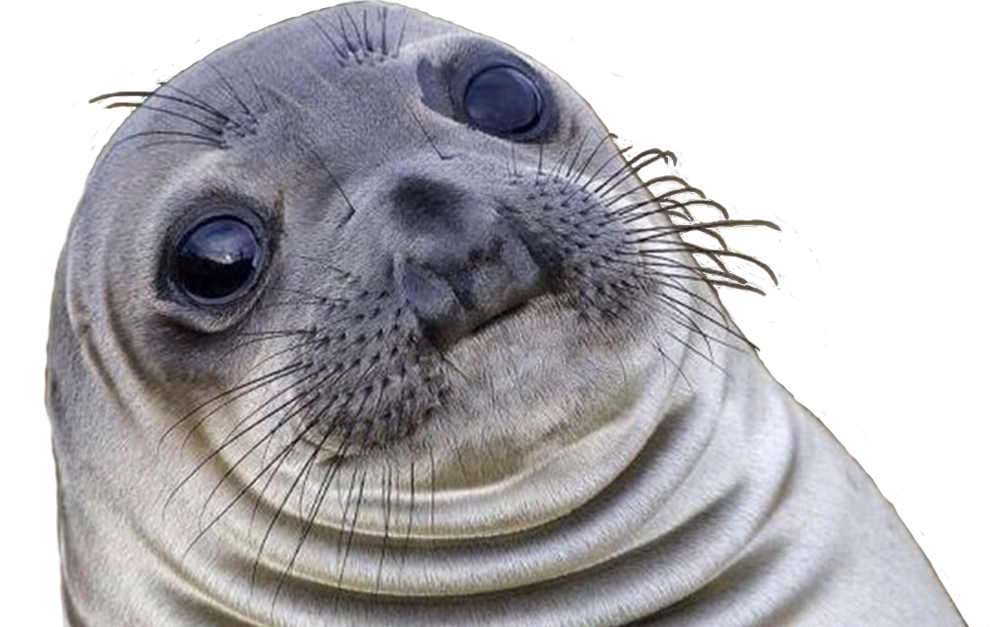
#> input picture source_images/seal.png, 995 x 627 px; its folder holds only this picture in this run
$ python ascii_converter.py   (Python 2 division)
#> lines starting #> are read from the running program, lines starting #| are printed output that depends on the picture; after the words box and inside, x2 and y2 are one past the last pixel; in counts of white or black regions, pixels touching at a corner belong together
### ImageMatrix.py
from os import listdir
from PIL import Image, ImageDraw, ImageFont
import random

class ImageMatrix():

    def __init__(self, src):
#> called with src = 'source_images/seal.png'
        self.img = None
        self.width, self.height = None, None
        self.matrix = None
        self.defaultLetter = "@"
        self.defaultFontPath = "Fonts/arial.ttf"    #must be truetype font
        self.defaultFontSize = 8
        self.characters = [chr(i) for i in range(ord('a'),ord('z')+1)]+[chr(i) for i in range(ord('A'),ord('Z')+1)]+["!","#","@","%","&","?"]
        try:
            self.img = Image.open(src)
#> self.img is the input picture: PIL image 995x627 RGBA; mean R, G, B, A 156.7, 153.2, 154.9, 166.3
            self.width, self.height = self.img.size
#> self.width = 995; self.height = 627
        except Exception as e:
            print("could not open image: "+src)
            print(e)

    def getDimensions(self):
        return (self.width, self.height)

    def getWidth(self):
        return self.width

    def getHeight(self):
        return self.height

    def setDefaultLetter(self, letter):
        try:
            self.defaultLetter = letter
        except Exception as e:
            print("could not set default letter")
            print(e)

    def setDefaultFont(self, font):
        try:
            self.defaultFontPath = font
        except Exception as e:
            print("could not set default font")
            print(e)

    def setDefaultFontSize(self, fontSize):
        try:
            self.defaultFontSize = fontSize
        except Exception as e:
            print("could not set default font size")
            print(e)

    #returns a cropped image
    # [25 lines left out: functions cropped, crop, resized, not called in this run]

    #resizes the images
    def resize(self, width, height):
        try:
            self.img = self.img.resize((width, height))
            self.width, self.height = self.img.size
        except Exception as e:
            print("could not resize image")
            print(e)

    #returns a rotated image
    # [65 lines left out: functions rotated, rotate, mirrored, mirror, splitRGB, not called in this run]

    #turns image black and white, threshold if defined must be between 0 and 255
    def monochrome(self, threshold=None):
#> called with threshold = 100
        try:
            if not threshold:
                self.img = self.img.convert("1")
            else:
                func = lambda x : 255 if x > threshold else 0
                self.img = self.img.convert("L").point(func, mode="1")
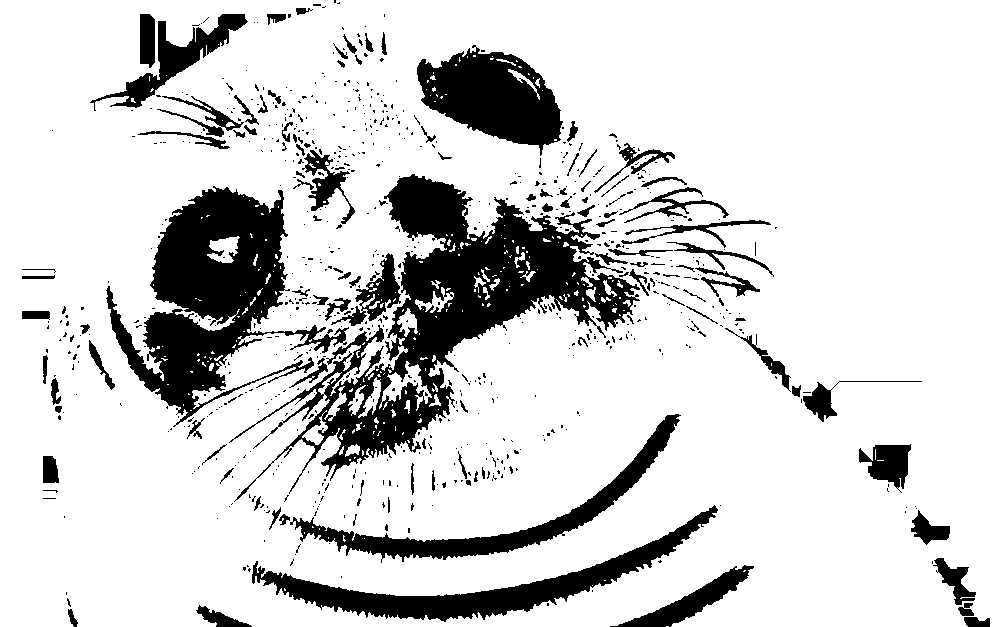
#> self.img: PIL image 995x627 1; 82.9% white; 769 black regions (656 under 20 px), largest, box (x1, y1, x2, y2) and area: (229, 174, 640, 502) 31692, (106, 186, 349, 427) 21937, (252, 505, 718, 622) 9742
        except Exception as e:
            print("could not turn image black-and-white")
            print(e)

    #turns image into greyscale
    # [6 lines left out: function greyscale, not called in this run]

    #initialize the matrix, replace pixels (0,0,0) with defaultLetter and other pixels with blank space
    #remember to monochromise image before
    def initializeMatrix(self, letter=None):
#> called with letter = 'random'
        if not letter:
            letter = lambda: self.defaultLetter
        elif letter == "random":
            letter = lambda: self.characters[random.randint(0, len(self.characters)-1)]
        else:
            temp_str = letter
            letter = lambda: temp_str
        try:
            pixels = list(self.img.getdata())
#> pixels = 623865 items
            self.matrix = []
            for i in range(self.height):
                self.matrix.append([])
            for i in range(self.height):
                for k in range(self.width):
                    currentPixel = pixels[i * self.width + k]
                    self.matrix[i].append(letter() if self.darkPixel(currentPixel) else " ")
        except Exception as e:
            print("could not initialize matrix")
            print(e)

    #return true if the given pixel should be dark, false if it should be light
    def darkPixel(self, pix, threshold=0):
        if type(pix) is tuple:
            r, g, b = pix[0], pix[1], pix[2]
            if r + g + b == 0:
                return True
            else:
                return False
        else:
            if pix <= threshold:
                return True
            else:
                return False

    #saves matrix
    def saveMatrix(self, path, format="txt"):
#> called with path = 'converted_images/seal_ascii.png', format = 'img'
        if format == "txt":
            try:
                matrix_file = open(path, "w")
                temp_str = ""
                for row in self.matrix:
                    for column in row:
                        temp_str += column
                    temp_str += "\n"
                matrix_file.write(temp_str)
                matrix_file.close()
            except Exception as e:
                print("could not save matrix as text")
                print(e)
        elif format == "img":
            try:
                temp_str = ""
                for row in self.matrix:
                    for column in row:
                        temp_str += column
                    temp_str += "\n"
                temp_img = self.convertMatrix(temp_str)
                temp_img.save(path)
            except Exception as e:
                print("could not save matrix as image")
                print(e)
        else:
            print("format not recognised, make sure it is either 'txt' or 'img'")

    #saves image
    # [6 lines left out: function saveImage, not called in this run]

    #converts the matrix to an Image object and returns it
    def convertMatrix(self, matrix_str, fontPath=None, fontSize=None):
        if not fontPath:
            fontPath = self.defaultFontPath
        if not fontSize:
            fontSize = self.defaultFontSize
        split_matrix_str = matrix_str.split("\n")
        font = ImageFont.truetype(fontPath, fontSize)
        textColor = (0,0,0)
        pWidth = font.getsize(split_matrix_str[0])[0]/self.width
#> pWidth = 2
        pHeight = font.getsize(split_matrix_str[0])[1]
        pSize = pWidth if pWidth > pHeight else pHeight
#> pSize = 10
        temp_img = Image.new('RGB',(self.width*pSize,self.height*pSize), color='white')
#> temp_img: PIL image 9950x6270 RGB; every value is 255
        d = ImageDraw.Draw(temp_img)
        #d.text((0,0), matrix_str, fill=textColor)
        for i in range(len(split_matrix_str)):
            for k in range(len(split_matrix_str[i])):
                d.text((k*pSize,i*pSize), split_matrix_str[i][k], fill=textColor)
        return temp_img

# [5 lines of commented-out code are left out]

'''
    AVAILABLE METHODS

    get:
        getDimensions()
        getWidth()
        getHeight()

    returns an image:
        cropped(x, y, width, height)
        resized(width, height)
        rotated(angle)
        mirrored(direction)

    modifies image:
        crop(x, y, width, height)
        resize(width, height)
        rotate(angle)
        mirror(direction)
        splitRGB(specific)
        monochrome(threshold)
        greyscale()

    matrix methods:
        initializeMatrix()

    save methods:
        saveImage(path)
        saveMatrix(path [, format])
'''

#mirror image
#mirrored_image = test_image.mirror("horizontal").save(save_path)

#monochrome
#test_image.monochrome(100)

#greyscale
#test_image.greyscale()

#split into RGB
#test_image.splitRGB("RED")

#matrix
#test_image.resize(test_image.getWidth()//16, test_image.getHeight()//16)
#test_image.initializeMatrix("random")

#save image matrix object as image
#test_image.saveImage(save_path_image)

#save image matrix object
#test_image.saveMatrix(save_path_text)
#test_image.saveMatrix(save_path_image, format="img")

### ascii_converter.py
import os
from ImageMatrix import ImageMatrix

def main():

    src_dir = "source_images"
    target_dir = "converted_images"
    target_extra = "_ascii"
    scale_factor = 1
    font = "Fonts/arial.ttf"
    fontSize = 8
    letter = "@"
	method = "random"
    threshold = 100
    for file in os.listdir(src_dir):
        if file.endswith(".png") or file.endswith(".jpg") or file.endswith(".jpeg"):
            print(file)
            img = ImageMatrix(src_dir + "/" + file)
            img.setDefaultFont(font)
            img.setDefaultFontSize(fontSize)
            img.setDefaultLetter(letter)
            img.monochrome(threshold)
            img.resize(img.getWidth()//scale_factor, img.getHeight()//scale_factor)
            img.initializeMatrix(method)
            img.saveMatrix(target_dir + "/" + file.replace(".png","").replace(".jpg","").replace(".jpeg","") + target_extra + ".png", format="img")
#> in saveMatrix, `temp_img = self.convertMatrix(temp_str)`:
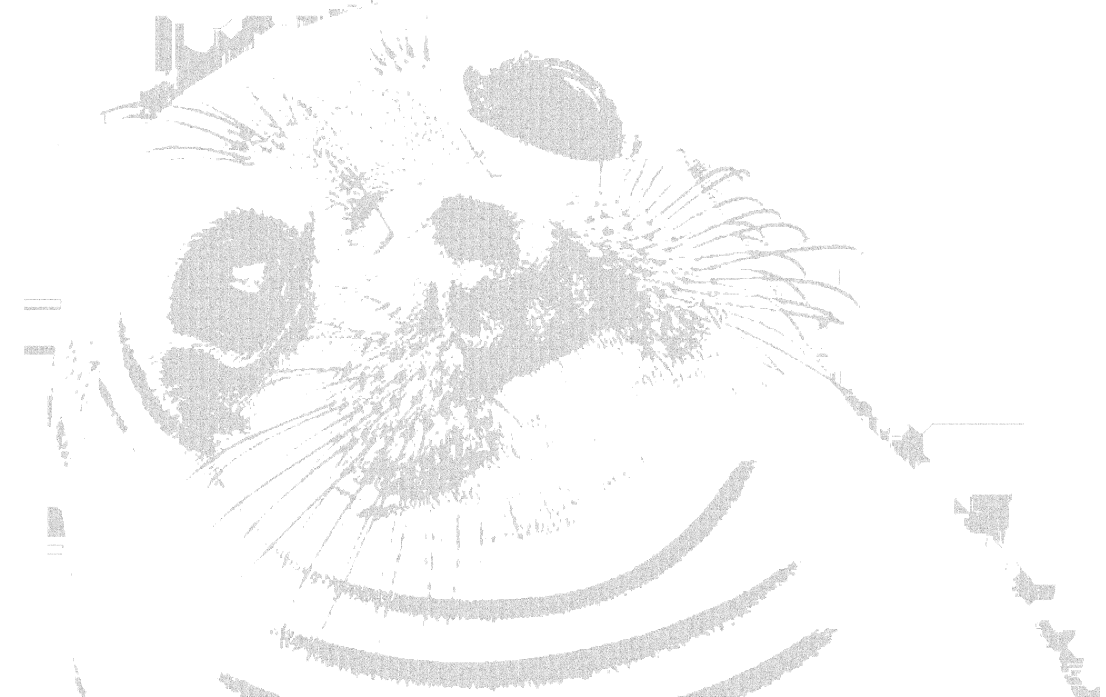
#> temp_img: PIL image 9950x6270 RGB (shown at 1/9 size); min 1, max 255, mean 248.6

main()
